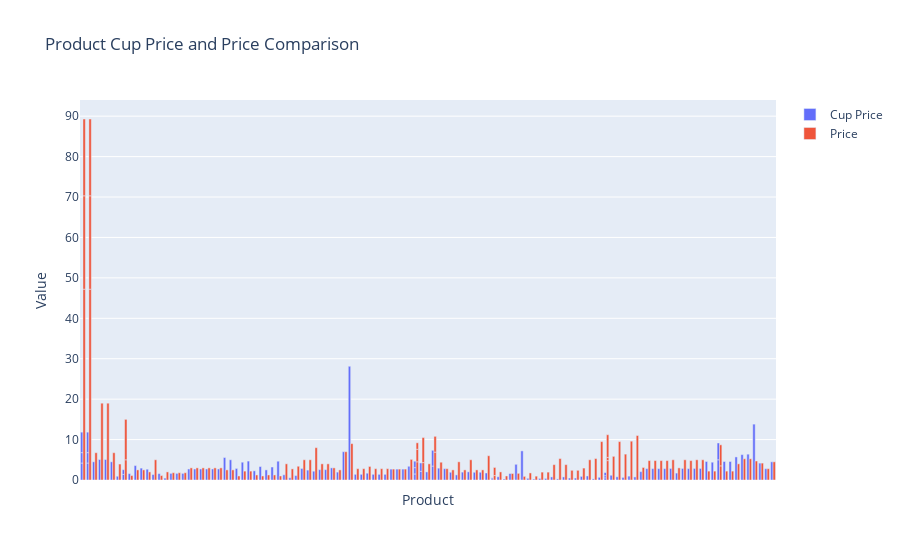

The notebook cell this image was saved under:
### Code cell
import plotly.graph_objects as go
from neo4j import GraphDatabase

query = """
MATCH (p:Product)
RETURN p.name AS Product, p.cupPrice AS CupPrice, p.price AS Price
"""

def get_product_prices():
    products = []
    cup_prices = []
    prices = []
    with driver.session() as session:
        result = session.run(query)
        for record in result:
            product = record["Product"]
            cup_price = record["CupPrice"]
            price = record["Price"]
            if cup_price is not None and price is not None:
                products.append(product)
                cup_prices.append(cup_price)
                prices.append(price)
    return products, cup_prices, prices

products, cup_prices, prices = get_product_prices()

fig = go.Figure(data=[
    go.Bar(name='Cup Price', x=products, y=cup_prices),
    go.Bar(name='Price', x=products, y=prices)
])


# Change layout
fig.update_layout(
    barmode='group',
    title="Product Cup Price and Price Comparison",
    xaxis_title="Product",
    yaxis_title="Value",
    xaxis=dict(
        tickmode='array',
        tickvals=[],  # Empty list to hide tick labels
    )
)

fig.show()

### Figure 1 — Plotly figure (JSON) as saved in the notebook; plotly's stock layout.template omitted (floating-point values rounded to 4 significant figures; data arrays with more than 128 entries replaced by an {"elided": "..."} marker saying what was removed)
{"data": [{"name": "Cup Price", "type": "bar", "x": {"elided": "130 str values"}, "y": {"elided": "130 float values"}}, {"name": "Price", "type": "bar", "x": {"elided": "130 str values"}, "y": {"elided": "130 float values"}}], "layout": {"barmode": "group", "title": {"text": "Product Cup Price and Price Comparison"}, "xaxis": {"tickmode": "array", "tickvals": [], "title": {"text": "Product"}}, "yaxis": {"title": {"text": "Value"}}}}
